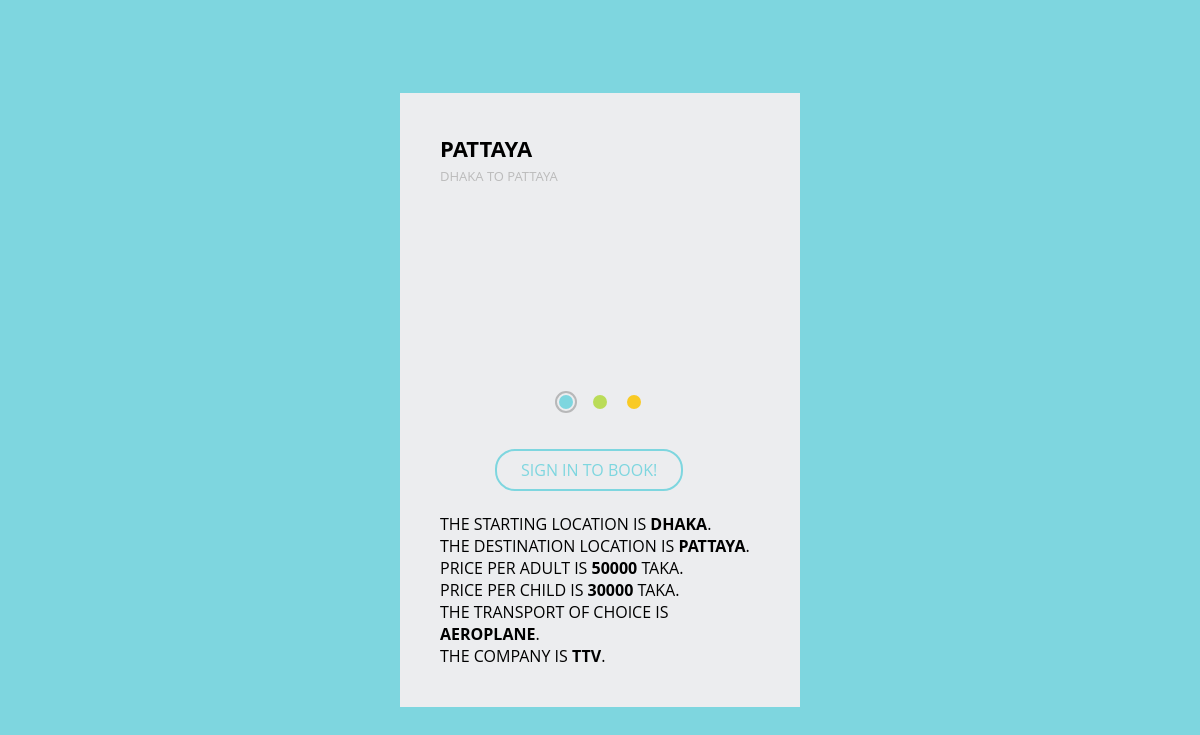
The app's page /bookn.php?name=2001 with its own data.
### tables this page shows
CREATE TABLE `package` (
  `Pa_ID` int(11) NOT NULL,
  `Pa_Name` varchar(20) NOT NULL,
  `Co_ID` int(11) NOT NULL,
  `Pa_Img` text NOT NULL,
  `Pa_Start` varchar(20) NOT NULL,
  `Pa_Destination` varchar(30) NOT NULL,
  `Pa_Price_Adult` int(11) NOT NULL,
  `Pa_Price_Child` int(11) NOT NULL,
  `T_ID` int(11) NOT NULL,
  `Seat_Left` int(11) NOT NULL,
  `Pa_Desc` text NOT NULL,
  `Pa_Visibility` tinyint(1) NOT NULL
);

CREATE TABLE `pa_image` (
  `Pa_ID` int(11) NOT NULL,
  `Pa_img1` text NOT NULL,
  `Pa_img2` text NOT NULL,
  `Pa_img3` text NOT NULL
);

CREATE TABLE `transport` (
  `T_ID` int(11) NOT NULL,
  `T_Type` varchar(20) NOT NULL,
  `Max_Seat` int(11) NOT NULL
);

CREATE TABLE `company` (
  `Co_ID` int(11) NOT NULL,
  `Co_Name` varchar(20) NOT NULL,
  `Co_Email` varchar(30) NOT NULL,
  `Co_Pass` varchar(100) NOT NULL,
  `Co_Address` varchar(20) NOT NULL,
  `Co_Ph_Number` varchar(14) NOT NULL
);

### bookn.php (the view, shortened to what this page needs)
<!DOCTYPE html>
<html lang="en" dir="ltr">
  <head>
    <link rel="stylesheet" href="prdctstyle.css">
  </head>
  <body>
	<?php
$host = "localhost";
$dbusername = "root";
$dbpassword = "";
$dbname = "Travel_Agency";
$conn = new mysqli($host, $dbusername, $dbpassword, $dbname);
$paID = $_GET["name"];
$sql = "select Pa_Start, Pa_Destination,Co_ID, Pa_Price_Adult, Pa_Price_Child,T_Type
 	from package p, transport t
 	where Pa_ID = $paID and p.T_ID = t.T_ID;";
 	$result = mysqli_query($conn,$sql);
                $resultcheck = mysqli_num_rows($result);
                if($resultcheck>0)
                {
                	while ($row = mysqli_fetch_assoc($result)) {
                    $P_start = $row['Pa_Start'];
                    $P_Destination = $row['Pa_Destination'];
                    $P_Price_Adult = $row['Pa_Price_Adult'];
                    $P_Price_Child = $row['Pa_Price_Child'];
                    $Tr_Type = $row['T_Type'];
                    $Com_ID = $row['Co_ID'];
                }
                }
			$sql2 = "select Pa_ID,Pa_img1, Pa_img2, Pa_img3
			from pa_image where Pa_ID = $paID;";
			$r =  mysqli_query($conn,$sql2);
			$rcheck = mysqli_num_rows($r);
			if($rcheck>0)
                {
                	while ($row2 = mysqli_fetch_assoc($r)) {
                    $img1 = $row2['Pa_img1'];
                    $img2 = $row2['Pa_img2'];
                    $img3 = $row2['Pa_img3'];
                }
      }
      $sql3 = "select Co_Name from company where Co_ID = $Com_ID;";
			$rr =  mysqli_query($conn,$sql3);
			if($rcheck>0)
                {
                	while ($row3 = mysqli_fetch_assoc($rr)) {
                    $coname = $row3['Co_Name'];
                }
			}
?>
    <div class="product-card">
      <h1><?php  echo $P_Destination;?></h1>
      <p><?php echo $P_start . " to " . $P_Destination;?></p>
      <div class="product-pic"></div>
      <div class="product-colors">
        <span class="blue active" data-color="#7ed6df" data-pic="url(<?php echo $img1;?>)"></span>
        <span class="green" data-color="#badc58" data-pic="url(<?php echo $img2;?>)"></span>
        <span class="yellow" data-color="#f9ca24" data-pic="url(<?php echo $img3;?>)"></span>
      </div>
      <div class="product-info">
			<?php
		if(isset($_SESSION['userID']))
		{
			?>
			<a class="product-button" href="reservation1.php?name=<?=$paID;?>">Book This Package</a>
			<?php
		}
		else
		{
			echo '<a class="product-button" href="signin1.php">Sign in to Book!</a>';
		}
		?>
      </div>
      <br>
      <div class="dis">
		The starting location is     <b><?php  echo $P_start;?></b>.<br>
		The Destination location is     <b><?php  echo $P_Destination;?></b>.<br>
		Price per adult is     <b><?php echo $P_Price_Adult;?></b> taka.<br>
		Price per child is     <b><?php echo $P_Price_Child;?></b> taka.<br>
		The transport of choice is     <b><?php  echo $Tr_Type;?></b>.<br>
    The Company  is     <b><?php  echo $coname;?></b>.<br>
		</div>
    </div>
  </body>
</html>

### prdctstyle.css (style rules this page uses)
* { margin: 0; padding: 0; font-family: "Open Sans", sans-serif; box-sizing: border-box; }
body { background: #7ed6df; transition: 0.6s linear; }
.product-card { width: 400px; background: #ecedef; padding: 40px; position: absolute; left: 50%; top: 50%; transform: translate(-50%, -50%); text-transform: uppercase; }
.product-card h1 { font-size: 22px; margin-bottom: 4px; }
.product-card p { font-size: 13px; color: #bbb; }
.product-pic { background-image: url(1jpg); width: 100%; height: 200px; background-size: cover; background-position: center; transition: 0.6s linear; }
.product-colors { margin-bottom: 40px; margin-top: 10px; display: flex; justify-content: center; }
.product-colors span { width: 14px; height: 14px; margin: 0 10px; border-radius: 50%; cursor: pointer; position: relative; }
.blue { background: #7ed6df; }
.green { background: #badc58; }
.yellow { background: #f9ca24; }
.product-colors .active:after { content: ""; width: 22px; height: 22px; border: 2px solid #8888; position: absolute; border-radius: 50%; box-sizing: border-box; left: -4px; top: -4px; }
.product-info { display: flex; align-items: center; }
.product-button { margin-left: 55px; color: #7ed6df; text-decoration: none; border: 2px solid; padding: 8px 24px; border-radius: 20px; transition: 0.4s linear; }

### records on screen
package: Pa_Destination "PATTAYA", Pa_Start "DHAKA", Pa_Price_Adult "50000", Pa_Price_Child "30000", T_ID.T_Type "AEROPLANE"
company: Co_Name "TTV"
